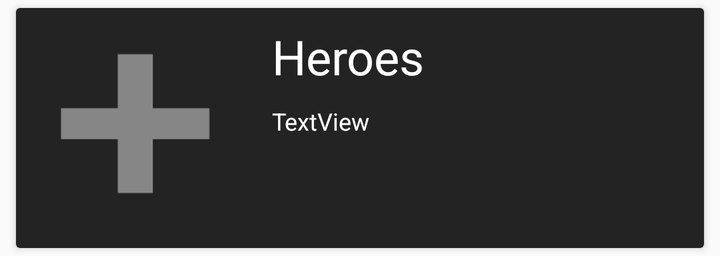
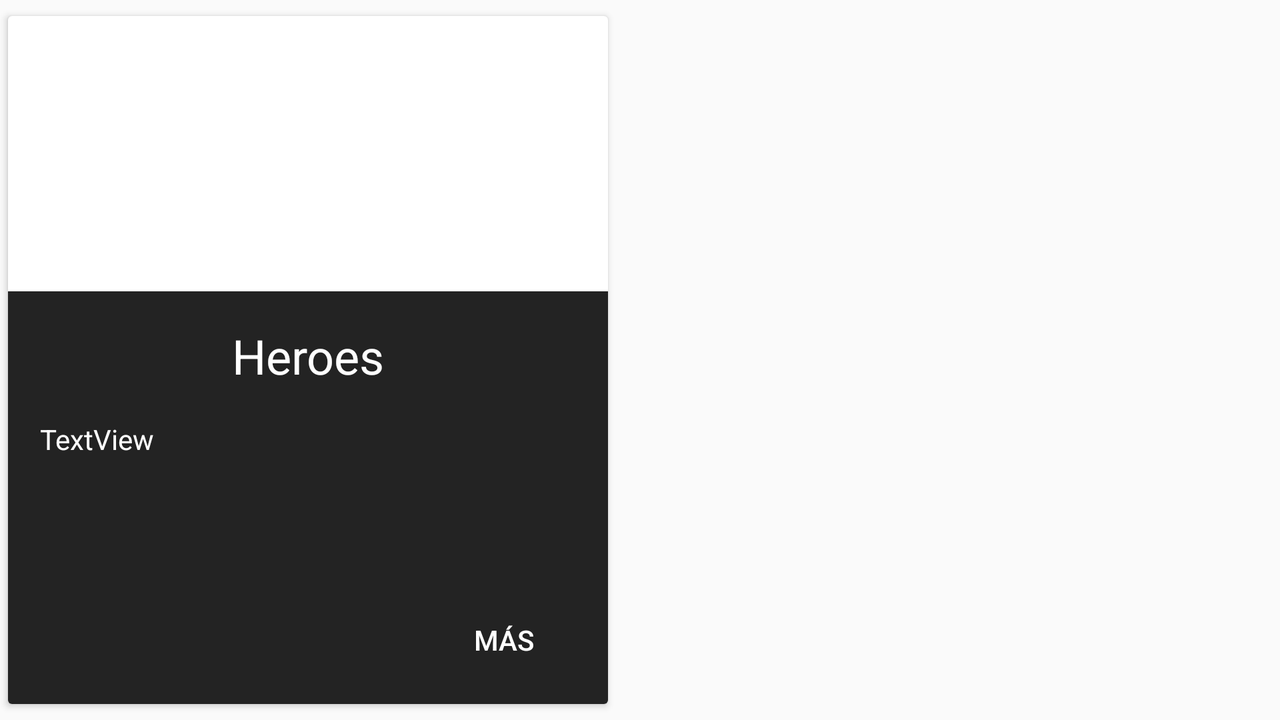

One screen, two layout resources from the same app: the default and the repository's alternative for another configuration. Each is rendered where Android would select it; the XML of both is given below.
<!-- AndroidManifest.xml: application theme AppTheme -->
<!-- res/layout/hero_card.xml -->
<?xml version="1.0" encoding="utf-8"?>
<androidx.cardview.widget.CardView
        xmlns:android="http://schemas.android.com/apk/res/android"
        xmlns:app="http://schemas.android.com/apk/res-auto"
        xmlns:tools="http://schemas.android.com/tools" android:orientation="vertical"
        android:layout_width="match_parent"
        android:layout_marginTop="4dp"
        android:layout_marginBottom="4dp"
        android:layout_marginEnd="8dp"
        android:layout_marginStart="8dp"
        android:layout_height="120dp">

    <androidx.constraintlayout.widget.ConstraintLayout
            android:background="@color/cardColor"
            android:layout_width="match_parent"
            android:layout_height="match_parent">

        <ImageView
                android:layout_width="120dp"
                android:layout_height="120dp"
                app:srcCompat="@drawable/ic_marvellogo"
                android:id="@+id/heroImage"
                app:layout_constraintStart_toStartOf="parent"
                app:layout_constraintTop_toTopOf="parent"
                app:layout_constraintBottom_toBottomOf="parent"/>
        <TextView
                android:text="@string/app_name"
                android:layout_width="wrap_content"
                android:layout_height="wrap_content"
                android:id="@+id/heroName"
                android:textSize="24sp"
                android:textColor="@android:color/background_light"
                app:layout_constraintTop_toTopOf="parent" android:layout_marginTop="8dp"
                app:layout_constraintStart_toEndOf="@+id/heroImage" android:layout_marginStart="8dp"/>
        <TextView
                android:text="TextView"
                android:textSize="12sp"
                android:textColor="@android:color/background_light"
                android:layout_width="0dp"
                android:layout_height="0dp"
                android:id="@+id/heroPower" android:layout_marginTop="8dp"
                app:layout_constraintTop_toBottomOf="@+id/heroName" app:layout_constraintStart_toEndOf="@+id/heroImage"
                android:layout_marginStart="8dp" app:layout_constraintEnd_toEndOf="parent"
                android:layout_marginEnd="8dp"
                android:layout_marginBottom="8dp" app:layout_constraintBottom_toBottomOf="parent"/>
        <ImageButton
                android:layout_width="120dp"
                android:layout_height="120dp"
                app:srcCompat="@drawable/plus_over"
                android:id="@+id/heroButton"
                android:scaleType="fitXY"
                android:background="@null"
                app:layout_constraintTop_toTopOf="parent" app:layout_constraintStart_toStartOf="@+id/heroImage"
        />

    </androidx.constraintlayout.widget.ConstraintLayout>

</androidx.cardview.widget.CardView>
<!-- resources referenced by this layout -->
<resources>
  <color name="cardColor">#232323</color>
  <!-- drawable plus_over: png bitmap (drawable, 18879 bytes) -->
  <string name="app_name">Heroes</string>
  <style name="AppTheme" parent="Theme.AppCompat.Light.NoActionBar">
          
          <item name="colorPrimary">@color/colorPrimary</item>
          <item name="colorPrimaryDark">@color/colorPrimaryDark</item>
          <item name="colorAccent">@color/colorAccent</item>
      </style>
  <color name="colorPrimary">#008577</color>
  <color name="colorPrimaryDark">#00574B</color>
  <color name="colorAccent">#D81B60</color>
</resources>
<!-- res/layout-land/hero_card.xml (the repository's variant of the layout above) -->
<!-- drawn on the phone turned sideways -->
<?xml version="1.0" encoding="utf-8"?>
<androidx.cardview.widget.CardView
        xmlns:android="http://schemas.android.com/apk/res/android"
        xmlns:app="http://schemas.android.com/apk/res-auto"
        xmlns:tools="http://schemas.android.com/tools" android:layout_marginTop="8dp"
        android:layout_marginBottom="8dp"
        android:layout_marginEnd="4dp"
        android:layout_marginStart="4dp"
        android:layout_width="300dp"
        android:layout_height="match_parent">

    <androidx.constraintlayout.widget.ConstraintLayout
            android:layout_width="match_parent"
            android:layout_height="match_parent">

        <androidx.constraintlayout.widget.Guideline
                android:orientation="horizontal"
                android:layout_width="wrap_content"
                android:layout_height="wrap_content"
                app:layout_constraintGuide_percent="0.4"
                android:id="@+id/guideline2"/>

        <ImageView
                android:layout_width="match_parent"
                android:layout_height="0dp"
                app:srcCompat="@drawable/ic_marvellogo"
                android:id="@+id/heroImage"
                android:scaleType="centerCrop"
                app:layout_constraintStart_toStartOf="parent"
                app:layout_constraintEnd_toEndOf="parent"
                app:layout_constraintHorizontal_bias="0.0"
                app:layout_constraintTop_toTopOf="parent" app:layout_constraintBottom_toTopOf="@+id/guideline2"/>

        <androidx.constraintlayout.widget.ConstraintLayout
                android:layout_width="0dp"
                android:layout_height="0dp"
                android:background="@color/cardColor"
                app:layout_constraintBottom_toBottomOf="parent"
                app:layout_constraintTop_toTopOf="@+id/guideline2"
                app:layout_constraintEnd_toEndOf="parent"
                app:layout_constraintStart_toStartOf="parent"
                android:id="@+id/constraintLayout">

            <TextView
                    android:text="@string/app_name"
                    android:textColor="@android:color/background_light"
                    android:textSize="24sp"
                    android:layout_width="wrap_content"
                    android:layout_height="wrap_content"
                    android:id="@+id/heroName" app:layout_constraintTop_toTopOf="parent"
                    android:layout_marginTop="16dp" app:layout_constraintStart_toStartOf="parent"
                    android:layout_marginStart="16dp" app:layout_constraintEnd_toEndOf="parent"
                    android:layout_marginEnd="16dp"/>
            <TextView
                    android:text="TextView"
                    android:layout_width="0dp"
                    android:layout_height="0dp"
                    android:textColor="@android:color/background_light"
                    android:textSize="14sp"
                    android:id="@+id/heroPower" android:layout_marginTop="16dp"
                    app:layout_constraintTop_toBottomOf="@+id/heroName" app:layout_constraintStart_toStartOf="parent"
                    android:layout_marginStart="16dp" app:layout_constraintEnd_toEndOf="parent"
                    android:layout_marginEnd="16dp" android:layout_marginBottom="8dp"
                    app:layout_constraintBottom_toTopOf="@+id/heroButton"/>
            <Button
                    android:text="más"
                    android:layout_width="wrap_content"
                    android:layout_height="wrap_content"
                    android:id="@+id/heroButton"
                    android:background="@null"
                    android:textColor="@android:color/background_light"
                    app:layout_constraintBottom_toBottomOf="parent" android:layout_marginBottom="8dp"
                    app:layout_constraintEnd_toEndOf="parent" android:layout_marginEnd="8dp"/>
        </androidx.constraintlayout.widget.ConstraintLayout>

    </androidx.constraintlayout.widget.ConstraintLayout>
</androidx.cardview.widget.CardView>
<!-- resources referenced by the variant -->
<!-- as the phone turned sideways resolves them -->
<resources>
  <color name="cardColor">#232323</color>
  <string name="app_name">Heroes</string>
  <style name="AppTheme" parent="Theme.AppCompat.Light.NoActionBar">
          
          <item name="colorPrimary">@color/colorPrimary</item>
          <item name="colorPrimaryDark">@color/colorPrimaryDark</item>
          <item name="colorAccent">@color/colorAccent</item>
      </style>
  <color name="colorPrimary">#008577</color>
  <color name="colorPrimaryDark">#00574B</color>
  <color name="colorAccent">#D81B60</color>
</resources>
